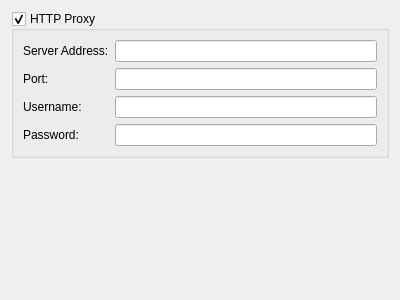
<?xml version="1.0" encoding="UTF-8"?>
<ui version="4.0">
 <class>HttpProxyOptionPage</class>
 <widget class="QWidget" name="HttpProxyOptionPage">
  <property name="geometry">
   <rect>
    <x>0</x>
    <y>0</y>
    <width>400</width>
    <height>300</height>
   </rect>
  </property>
  <property name="windowTitle">
   <string>Form</string>
  </property>
  <layout class="QVBoxLayout" name="verticalLayout">
   <item>
    <widget class="QGroupBox" name="proxyGroup">
     <property name="title">
      <string>HTTP Proxy</string>
     </property>
     <property name="checkable">
      <bool>true</bool>
     </property>
     <layout class="QGridLayout" name="gridLayout">
      <item row="0" column="0">
       <widget class="QLabel" name="label">
        <property name="text">
         <string>Server Address:</string>
        </property>
       </widget>
      </item>
      <item row="0" column="1">
       <widget class="QLineEdit" name="serverField"/>
      </item>
      <item row="1" column="0">
       <widget class="QLabel" name="label_2">
        <property name="text">
         <string>Port:</string>
        </property>
       </widget>
      </item>
      <item row="1" column="1">
       <widget class="QLineEdit" name="portField"/>
      </item>
      <item row="2" column="0">
       <widget class="QLabel" name="label_3">
        <property name="text">
         <string>Username:</string>
        </property>
       </widget>
      </item>
      <item row="2" column="1">
       <widget class="QLineEdit" name="userField"/>
      </item>
      <item row="3" column="0">
       <widget class="QLabel" name="label_4">
        <property name="text">
         <string>Password:</string>
        </property>
       </widget>
      </item>
      <item row="3" column="1">
       <widget class="QLineEdit" name="passwordField"/>
      </item>
     </layout>
    </widget>
   </item>
   <item>
    <spacer name="verticalSpacer">
     <property name="orientation">
      <enum>Qt::Vertical</enum>
     </property>
     <property name="sizeHint" stdset="0">
      <size>
       <width>20</width>
       <height>98</height>
      </size>
     </property>
    </spacer>
   </item>
  </layout>
 </widget>
 <resources/>
 <connections/>
</ui>
